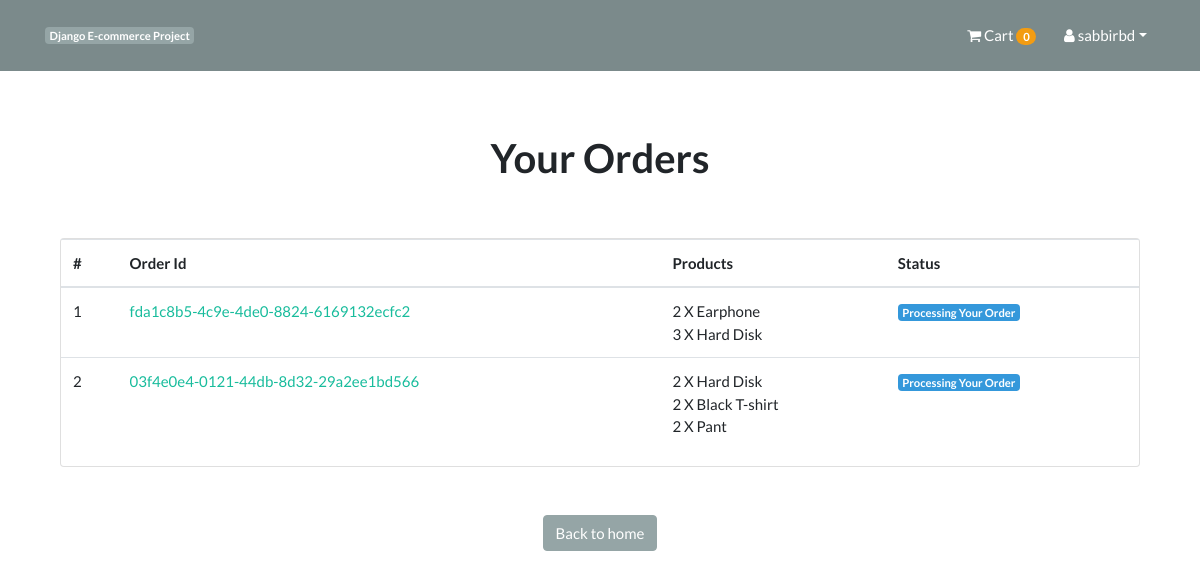
Screenshot of /payment/orders/ (signed in) with the database file from the repository.
### App_Login/models.py (models this page shows, shortened)
class User(AbstractBaseUser, PermissionsMixin):
    email = models.EmailField(unique=True, null=False)
    is_staff = models.BooleanField(
        ugettext_lazy('staff status'),
        default=False,
        help_text = ugettext_lazy('Designates whether the user can log in this site')
    )
    is_active = models.BooleanField(
        ugettext_lazy('active'),
        default=True,
        help_text=ugettext_lazy('Designates whether this user should be treated as active. Unselect this instead of deleting accounts')
    )
    USERNAME_FIELD = 'email'
    objects = MyUserManager()

class Profile(models.Model):
    user = models.OneToOneField(User, on_delete=models.CASCADE, related_name='profile')
    username = models.CharField(max_length=264, blank=True)
    full_name = models.CharField(max_length=264, blank=True)
    address_1 = models.CharField(max_length=300, blank=True)
    city = models.CharField(max_length=40, blank=True)
    zipcode = models.CharField(max_length=10, blank=True)
    country = models.CharField(max_length=50, blank=True)
    phone = models.CharField(max_length=20, blank=True)
    date_joined = models.DateTimeField(auto_now_add=True)

### App_Order/models.py (models this page shows, shortened)
class Order(models.Model):
    orderitems = models.ManyToManyField(Cart)
    user = models.ForeignKey(settings.AUTH_USER_MODEL, on_delete=models.CASCADE)
    coupon = models.ForeignKey(Coupons, on_delete=models.CASCADE,
    blank=True, null=True)
    ordered = models.BooleanField(default=False)
    created = models.DateTimeField(auto_now_add=True)
    paymentId = models.CharField(max_length=264, blank=True, null=True)
    orderId = models.CharField(max_length=200, blank=True, null=True)

class Cart(models.Model):
    user = models.ForeignKey(settings.AUTH_USER_MODEL, on_delete=models.CASCADE,
    related_name="cart")
    item = models.ForeignKey(Product, on_delete=models.CASCADE)
    quantity = models.IntegerField(default=1)
    purchased = models.BooleanField(default=False)
    created = models.DateTimeField(auto_now_add=True)
    updated = models.DateTimeField(auto_now=True)
    def __str__(self):
        return f'{self.quantity} X {self.item}'

### App_Shop/models.py (models this page shows)
class Product(models.Model):
    mainimage = models.ImageField(upload_to='Products')
    name = models.CharField(max_length=264)
    category = models.ForeignKey(Category, on_delete=models.CASCADE, related_name='category_id')
    preview_text = models.TextField(max_length=200, verbose_name='Preview Text')
    detail_text = models.TextField(max_length=1000, verbose_name='Description')
    price = models.FloatField()
    old_price = models.FloatField(default=0.00)
    created = models.DateTimeField(auto_now_add=True)
    def __str__(self):
        return self.name
    class Meta:
        ordering = ['-created',]

### App_Payment/views.py (the view)
# urls.py: path('orders/', views.order_view, name='orders'),
@login_required
def order_view(request):
    try:
        orders = Order.objects.filter(user=request.user, ordered=True)
        context = {'orders':orders}
    except:
        messages.warning(request, 'You do not have an any active order')
        return redirect('App_Shop:home')
    return render(request, 'App_Payment/order.html', context)

### App_Order/templatetags/cart_tag.py (called while the page is built)
@register.filter
def cart_total(user):
    order = Order.objects.filter(user=user, ordered=False)
    if order.exists():
        return order[0].orderitems.count()
    else:
        return 0

### templates/App_Payment/order.html (shortened to what this page needs)
{% extends 'base.html' %}
{% block body_block %}
<div class="container mt-5">
  <h2 class="text-center"><strong>Your Orders</strong></h2>
  <div class="row">
    <div class="col-md-12">
      <div class="card mt-5" style="height:auto">
        <div class="table-responsive">
          <table class="table">
            <thead>
              <tr>
                <th scope="col">#</th>
                <th scope="col">Order Id</th>
                <th scope="col">Products</th>
                <th scope="col">Status</th>
              </tr>
            </thead>
            <tbody>
              {% for order in orders %}
              <tr>
                <td scope="row">{{ forloop.counter}}</td>
                <td><a href="#">{{ order.orderId }}</a></td>
                <td>{% for item in order.orderitems.all %} {{item}} <br> {% endfor %}</td>
                <td><span class="badge badge-info">Processing Your Order</span></td>
              </tr>
              {% endfor %}
            </tbody>
          </table>
        </div>
      </div>
    </div>
    <div class="col-md-12 my-5 text-center">
      <a href="{% url 'App_Shop:home' %}" class="btn btn-secondary">Back to home</a>
    </div>
  </div>
</div>
{% endblock %}

### templates/navbar.html (shortened to what this page needs)
{% load cart_tag %}
<nav class="navbar navbar-expand-sm bg-dark navbar-dark">
  <div class="container">
    <a href="{% url 'App_Shop:home' %}" class="badge badge-secondary">Django E-commerce Project</a>
    <div class="collapse navbar-collapse" id="navbarNav">
      <ul class="navbar-nav ml-auto">
        {% if request.user.is_authenticated %}
        <li class="nav-item">
          <a href="{% url 'App_Order:cart' %}" class="nav-link">
          <i class="fa fa-shopping-cart"></i> Cart
            <span class="badge badge-pill badge-warning">{{ request.user | cart_total }}</span>
          </a>
        </li>
        <li class="nav-item dropdown">
          <a href="#" class="nav-link dropdown-toggle" id="navbarDropdown" data-toggle="dropdown"
          role="button" aria-haspopup="true" aria-expanded="false">
          <i class="fa fa-user"></i> {{request.user.profile.username}}</a>
        </li>
        {% else %}
        <li class="nav-item">
          <a href="{% url 'App_Login:login' %}" class="btn btn-primary">Login</a>
        </li>
        {% endif %}
      </ul>
    </div>
  </div>
</nav>

### templates/base.html (style rules this page uses)
.card { height: 350px; }

### rows the page displays
User: user|cart_total "0", user.profile.username "sabbirbd"
Order: orderId "fda1c8b5-4c9e-4de0-8824-6169132ecfc2"
Cart: quantity+item "2 X Earphone"
Cart: quantity+item "3 X Hard Disk"
Order: orderId "03f4e0e4-0121-44db-8d32-29a2ee1bd566"
Cart: quantity+item "2 X Hard Disk"
Cart: quantity+item "2 X Black T-shirt"
Cart: quantity+item "2 X Pant"
